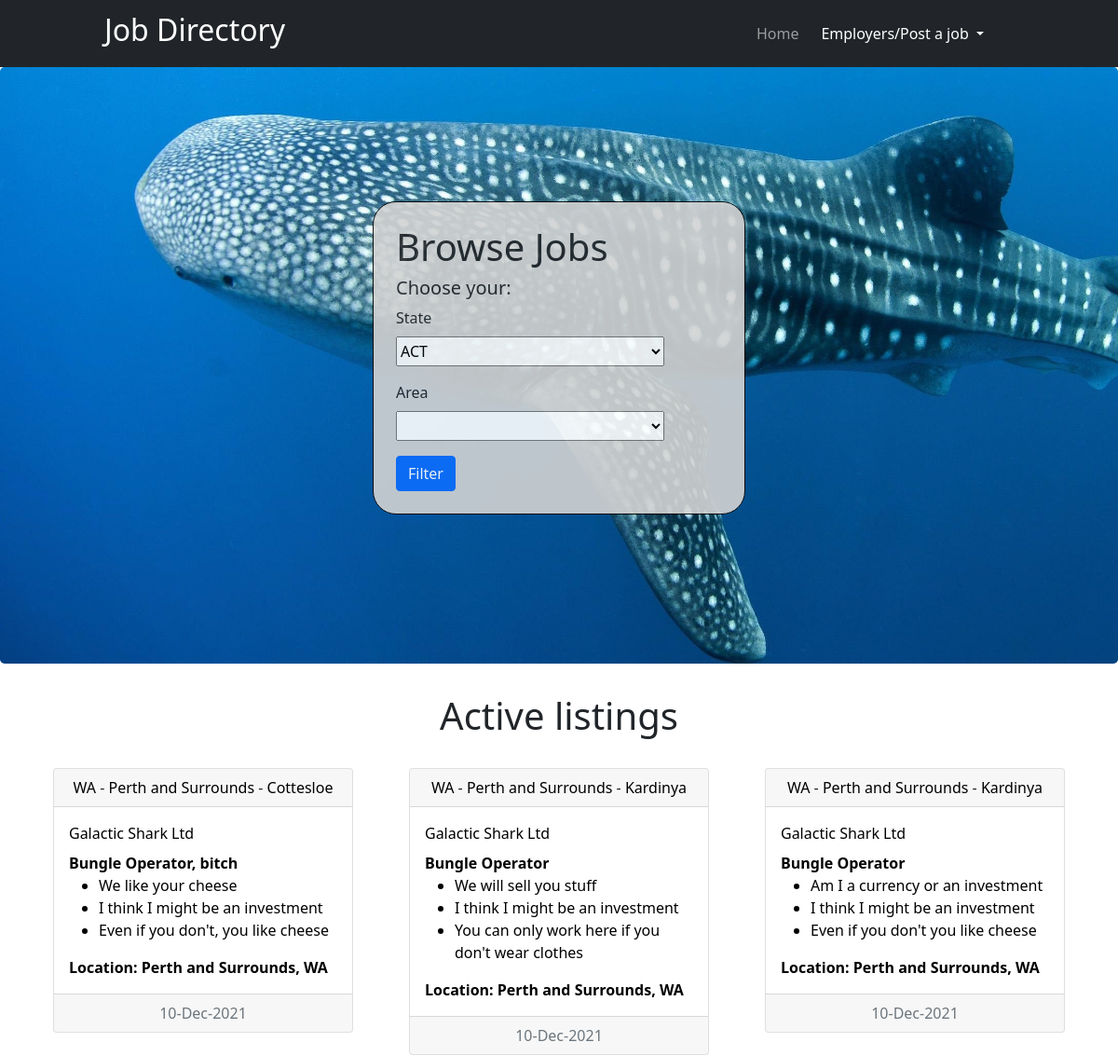
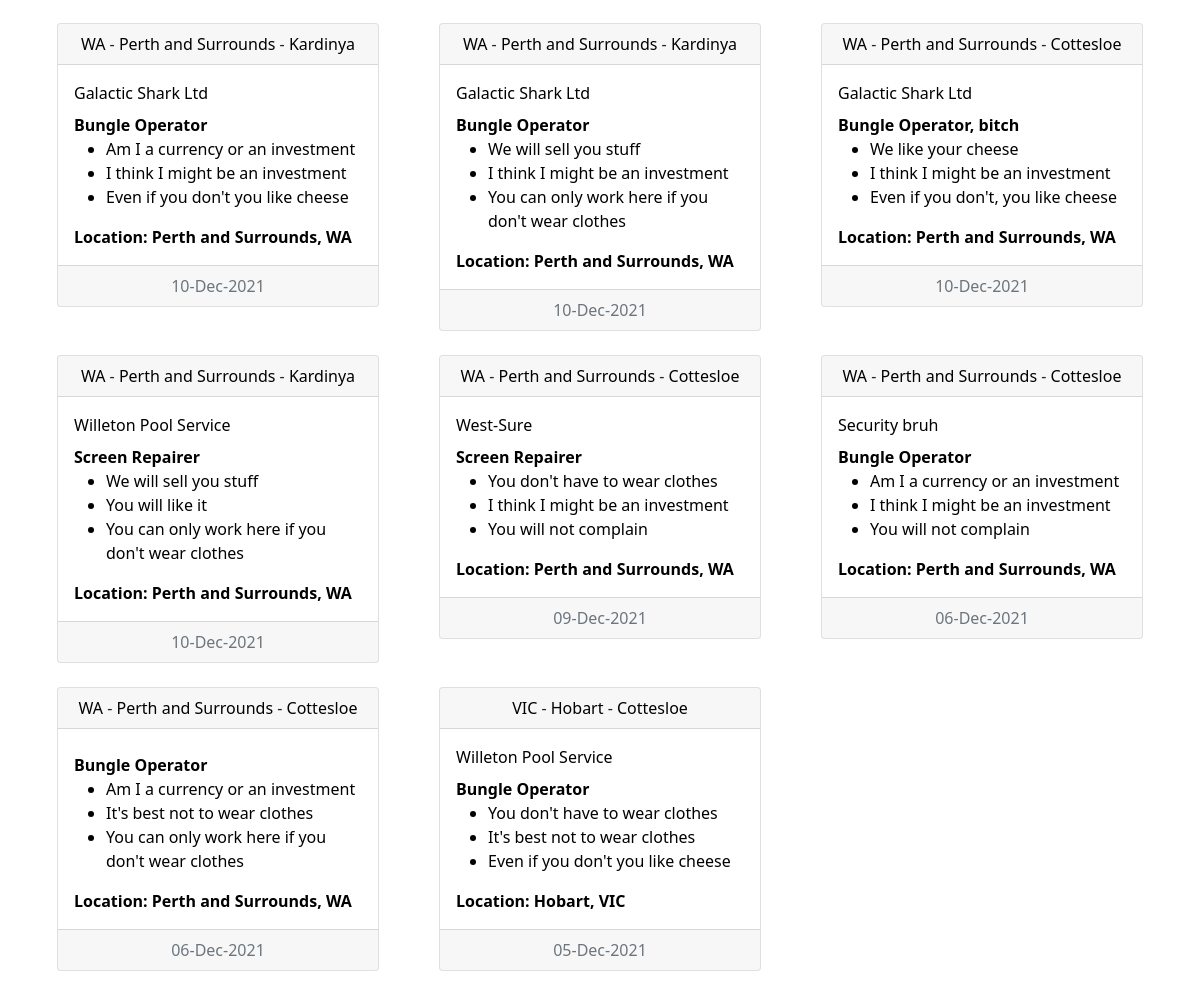
The app's page /, older data (2 pictures, top to bottom).
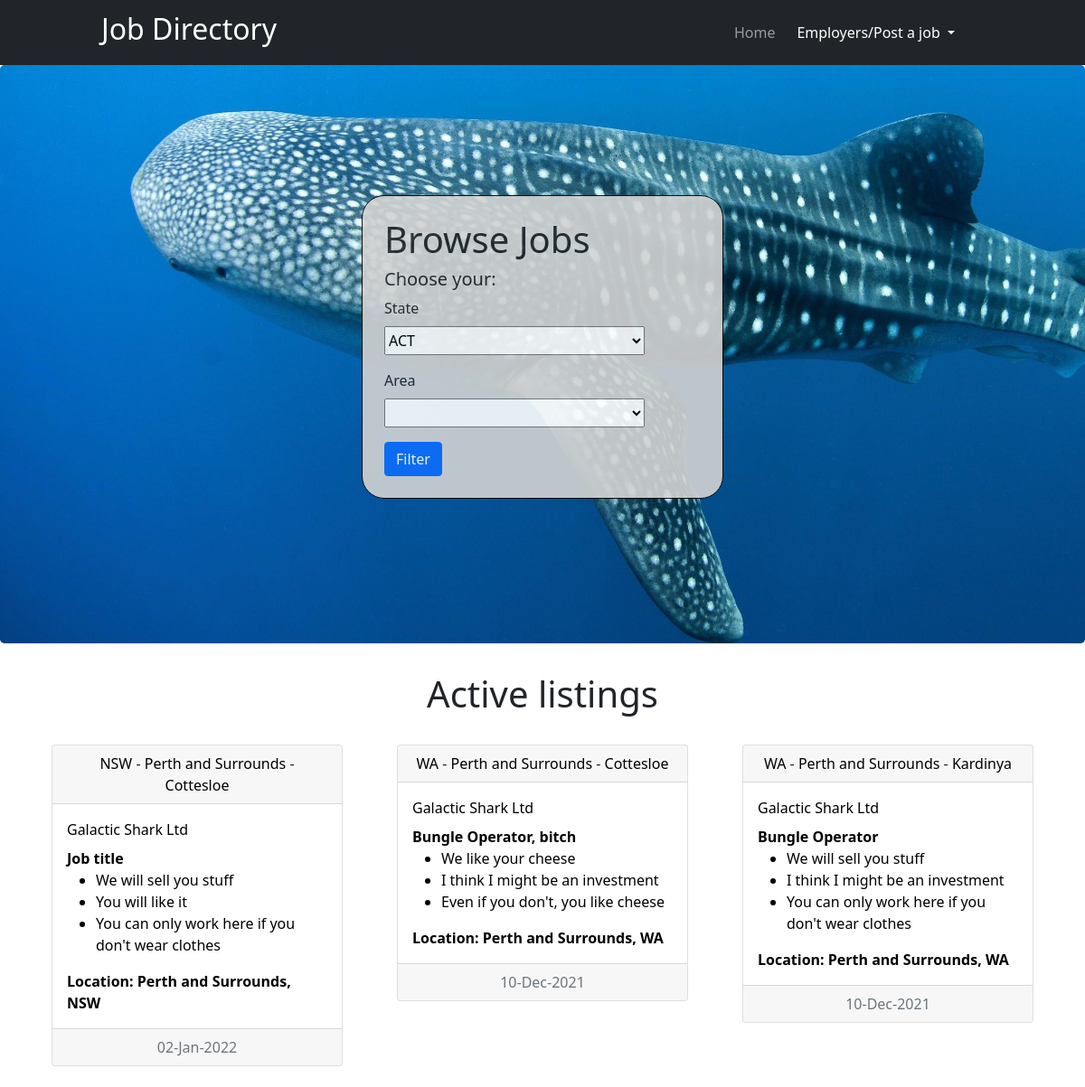
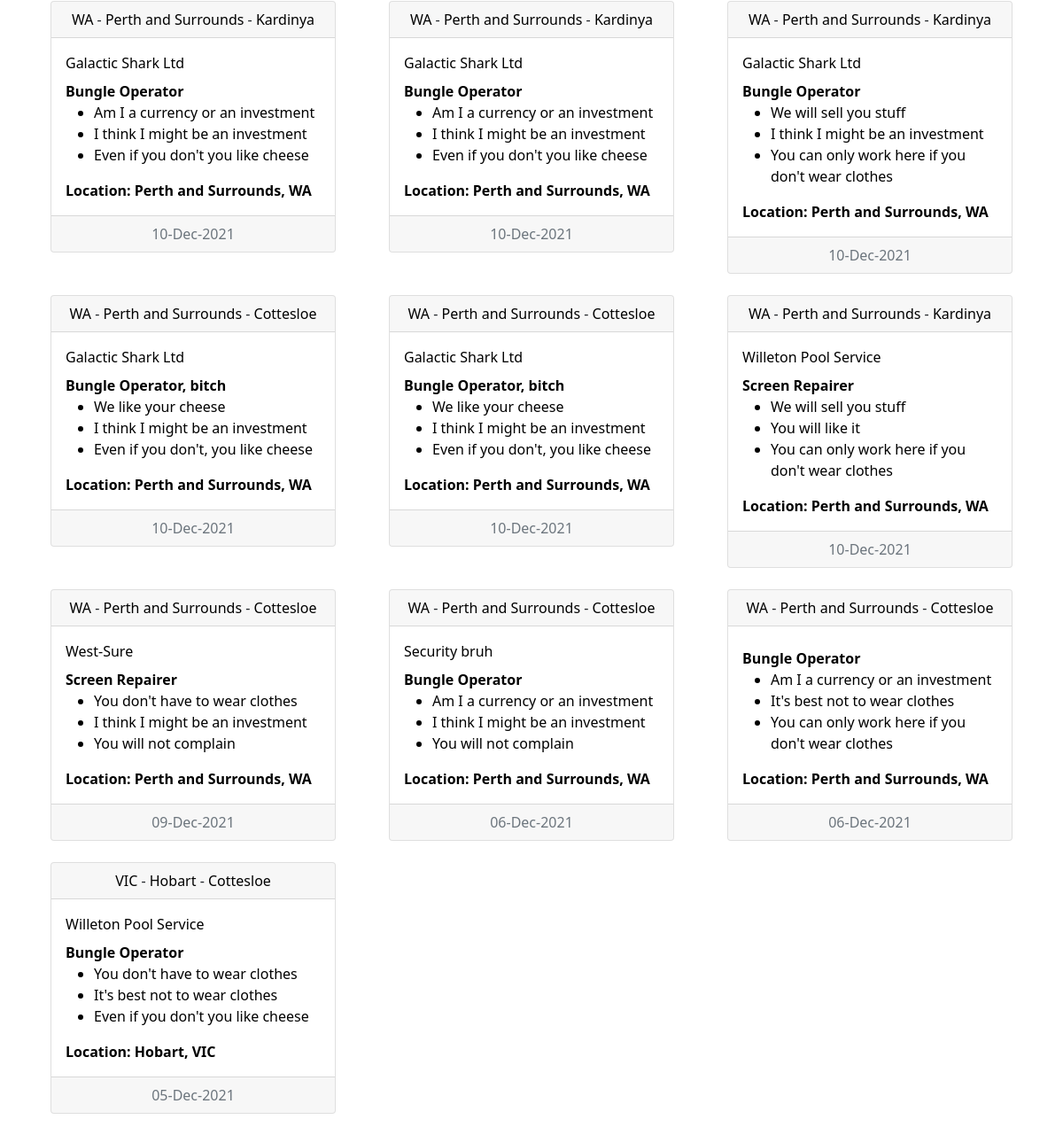
The same page, newer data (2 pictures, top to bottom).
### application.py (models this page shows, shortened)
class Job(db.Model):
    id = db.Column(db.Integer, primary_key=True)
    job_title = db.Column(db.String(255))
    state = db.Column(db.String(255))
    area = db.Column(db.String(255))
    suburb = db.Column(db.String(255))
    description = db.Column(db.Text)
    highlight_1 = db.Column(db.Text)
    highlight_2 = db.Column(db.Text)
    highlight_3 = db.Column(db.Text)
    date_posted = db.Column(db.DateTime, default=datetime.utcnow)
    deleted = db.Column(db.String(5))
    poster_id = db.Column(db.Integer, db.ForeignKey('user.id'))

class User(db.Model, UserMixin):
    id = db.Column(db.Integer, primary_key=True)
    company = db.Column(db.String(200))
    firstname = db.Column(db.String(200), nullable=False)
    lastname = db.Column(db.String(200), nullable=False)
    email = db.Column(db.String(120), nullable=False, unique=True)
    password_hash = db.Column(db.String(128), nullable=False)
    date_added = db.Column(db.DateTime, default=datetime.utcnow)
    jobs = db.relationship('Job', backref='poster')
    drafts = db.relationship('Drafts', backref='poster')
    deleted = db.Column(db.String(5), default=0)
    @property
    def password(self):
        raise AttributeError('not valid')

### application.py (the view)
@application.route('/')
def index():
    form = FilterForm()
    posts = Job.query.order_by(Job.date_posted.desc())
    form.state.choices = [(state.id, state.name) for state in State.query.all()]
    if request.method == 'POST':
        area = Area.query.filter_by()
        return '<h1>State: {}, Area: {}</h1>'.format(form.state.data, area.name)
    return render_template('index.html', form=form, posts=posts)

### forms.py
class FilterForm(FlaskForm):
    state = SelectField('State',
                        choices=[])
    area = SelectField('Area',
                       choices=[])
    submit = SubmitField('Filter')

### templates/index.html (shortened to what this page needs)
{% extends 'base.html' %}
{% block content %}
<div class="jumbotron">
    <div class="filter container card p-4 ">
        <form action="" method="POST">
            <div class="card-title filter-title" onchange="populate(this.id, 'slct2')">
                <h1>Browse Jobs</h1>
                <h5>Choose your:</h5>
            </div>
            <p>
                {{ form.state.label(class="form-label")}} </br>
                {{ form.state(class="form-control, dropdown-toggle", style="width:18rem; height:2rem;") }}
            </p>
            <p>
                {{ form.area.label(class="form-label") }} </br>
                {{ form.area(class="form-control, dropdown-toggle", style="width:18rem; height:2rem;") }}
            </p>
            <div>
                {{form.submit(class="btn btn-primary")}}
            </div>
        </form>
    </div>
</div>
<div class="container">
    <div class="card-deck-header text-center">
        <h1>Active listings</h1>
        <div class="card-deck">
            {% for post in posts %}
            {% if post.deleted == "0" %}
            <div class="col-md-4">
                <div class="card cards text-center">
                    <div class="card-header head-place">
                        <a href="#">{{ post.state }}</a> - <a href="#">{{ post.area }}</a> - <a href="#">{{ post.suburb
                        }}</a>
                    </div>
                    <a href="{{ url_for('posts_bp.display_post', id=post.id) }}" class="card-link">
                        <div class="card-body text-start">
                            <p class="card-title">{{ post.poster.company }}</p>
                            <strong class="card-text">{{ post.job_title }}</strong>
                            <ul>
                                <li class="card-text">
                                    {{ post.highlight_1 }}
                                </li>
                                <li class="card-text">
                                    {{ post.highlight_2 }}
                                </li>
                                <li class="card-text">
                                    {{ post.highlight_3 }}
                                </li>
                            </ul>
                            <strong class="card-text">Location: {{ post.area }}, {{ post.state }}</strong>
                        </div>
                    </a>
                    <div class="card-footer text-muted container">
                        <div class="row">
                            <div class="col">
                                {{ post.date_posted.strftime('%d-%b-%Y') }}
                            </div>
                        </div>
                    </div>
                </div>
            </div>
            {% endif %}
            {% endfor %}
        </div>
    </div>
</div>
{% endblock %}

### templates/base.html (shortened to what this page needs)
<!DOCTYPE html>
<html lang="en">
<head>
    <link rel="stylesheet" href="https://stackpath.bootstrapcdn.com/bootstrap/4.3.1/css/bootstrap.min.css"
>
    <link href="https://cdn.jsdelivr.net/npm/bootstrap@5.1.3/dist/css/bootstrap.min.css" rel="stylesheet"
>
    <link rel="stylesheet" href="static/css/style.css">
</head>
<body>
<nav class="navbar navbar-expand-lg navbar-dark bg-dark">
    <div class="container-fluid name-link">
        <a class="navbar-brand" href="{{ url_for('index') }}"><h2>Job Directory</h2></a>
    </div>
    <div class="collapse navbar-collapse nav-items" id="navbarSupportedContent">
        <ul class="navbar-nav me-auto mb-2 mb-lg-0">
            <li class="nav-item">
                <a class="nav-link" href="/">Home</a>
            </li>
        </ul>
        <li class="nav-item dropdown d-flex">
            <a class="nav-link dropdown-toggle" href="#" id="navbarDropdown" role="button"
               data-bs-toggle="dropdown" aria-expanded="false" style="color:white;">
                Employers/Post a job
            </a>
        </li>
    </div>
</nav>
{% block content %}{% endblock %}
</body>
</html>

### static/css/style.css (style rules this page uses)
.filter { width:25rem; margin-top: 5rem; opacity: 0.9; background-color: #d3d3d3; border-radius: 25px; border-color: black; }
.jumbotron { height:40rem; background-repeat: no-repeat; background-size: cover; background-image: url("../img/whale-shark.jpeg") }
.name-link { padding-left:6rem; }
.nav-items { padding-right:7rem; }
body { min-height: 100vh; min-height: -webkit-fill-available; }
html { height: -webkit-fill-available; }
.dropdown-toggle { outline: 0; }
.cards { transition: all 0.2s ease; cursor: pointer }
.card-deck a:link { color: black; text-decoration: none; }

Row changes from the older to the newer data that the page shows:
added Job: state "NSW", area "Perth and Surrounds", suburb "Cottesloe", poster.company "Galactic Shark Ltd", job_title "Job title", highlight_1 "We will sell you stuff", highlight_2 "You will like it", highlight_3 "You can only work here if you don't wear clothes", date_posted "02-Jan-2022"
now on this page (row edited): Job: state "WA", area "Perth and Surrounds", suburb "Cottesloe", poster.company "Galactic Shark Ltd", job_title "Bungle Operator, bitch", highlight_1 "We like your cheese", highlight_2 "I think I might be an investment", highlight_3 "Even if you don't, you like cheese", date_posted "10-Dec-2021"
